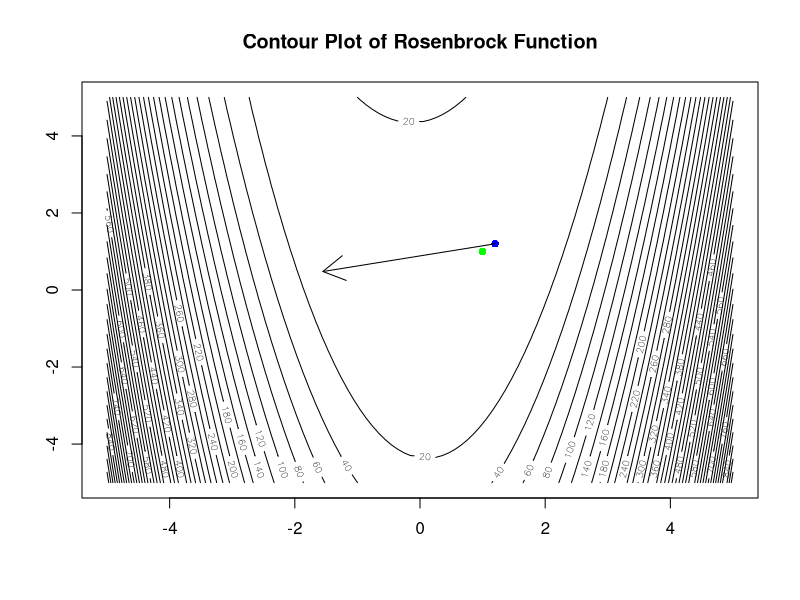
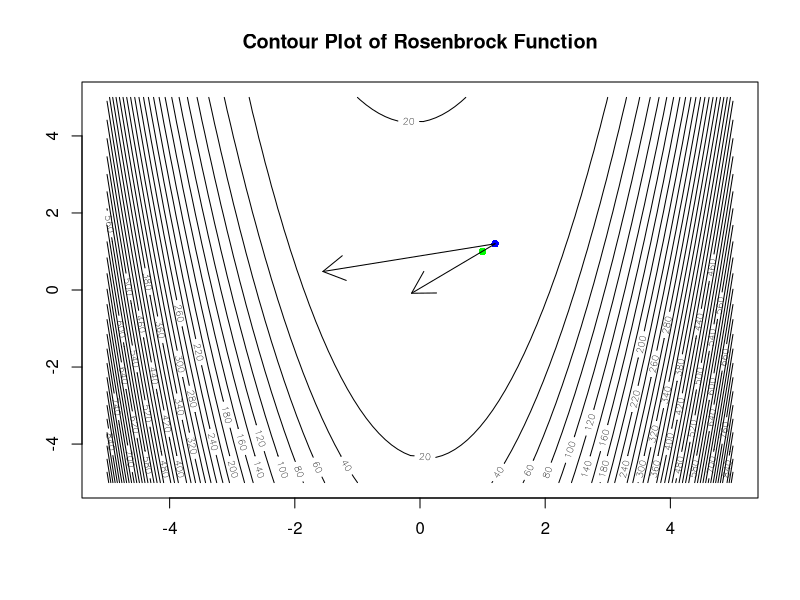

Write R code to recreate these figures, in order.
## ---- chunk 1
# rosenbrock function
rosenbrock <- function(x1, x2) {
  out <- (x2-x1^2)^2 + (1-x1)^2
  return(out)
}

# compute the gradient
grad <- function(x1, x2) {
  c(-4*x1*(x2-x1^2)-2*(1-x1), 2*(x2-x1^2))
}

# compute the hess
hess <- function(x1, x2) {
  matrix(c(-4*x2+12*x1^2+2, -4*x1, -4*x1, 2), 2, 2) 
}
## ---- chunk 2
# make a contour plot
x1 <- seq(-5,5, length.out=100)
x2 <- x1
z <- outer(x1, x2,FUN=rosenbrock)
plot_contour <- contour(x1, x2, z, nlevels=50, main="Contour Plot of Rosenbrock Function")

# plot optimal solution
points(1,1, col="green", pch=16)

# plot initial point x0
x0 = c(1.2, 1.2)
points(x0[1], x0[2], col="blue", pch=16)

# compute and plot steepest descent for x0
grad_x0 <- grad(x0[1], x0[2])
arrows(x0[1], x0[2], -grad_x0[1], -grad_x0[2])
## ---- chunk 3
# compute hessian at x0
hess_x0 = hess(x0[1], x0[2])
hess_x0

# compute eigenvalues for hessian at x0
eigen(hess_x0)

# make a contour plot
x1 <- seq(-5,5, length.out=100)
x2 <- x1
z <- outer(x1, x2,FUN=rosenbrock)
plot_contour <- contour(x1, x2, z, nlevels=50, main="Contour Plot of Rosenbrock Function")

# plot optimal solution
points(1,1, col="green", pch=16)

# plot initial point x0
x0 = c(1.2, 1.2)
points(x0[1], x0[2], col="blue", pch=16)

# plot steepest descent for x0
grad_x0 <- grad(x0[1], x0[2])
arrows(x0[1], x0[2], -grad_x0[1], -grad_x0[2])

# compute Newton direction for x0 and plot it
newt_x0 = -solve(hess_x0) %*% grad_x0
arrows(x0[1], x0[2], newt_x0[1], newt_x0[2])
 
## ---- chunk 4
count <- 0
c1 <- 0.4
ak <- 0.8
norm_grad <- norm(c(grad_x0[1],grad_x0[2]), type="2")
pk <- -grad(x0[1], x0[2])
xk <- c(1.2, 1.2)

while(count < 500 && norm_grad < 0.000001) {
  x_ap = xk + ak*pk
  f.x_ap = rosenbrock(x_ap[1], x_ap[2])
  f.x = rosenbrock(xk[1], xk[2])
  grad.x_cap = c1*ak*t(grad(xk[1], xk[2]))*pk 
  while (f.x_ap > f.x + grad.x_cap) {
    
  }
  count = count + 1
}
